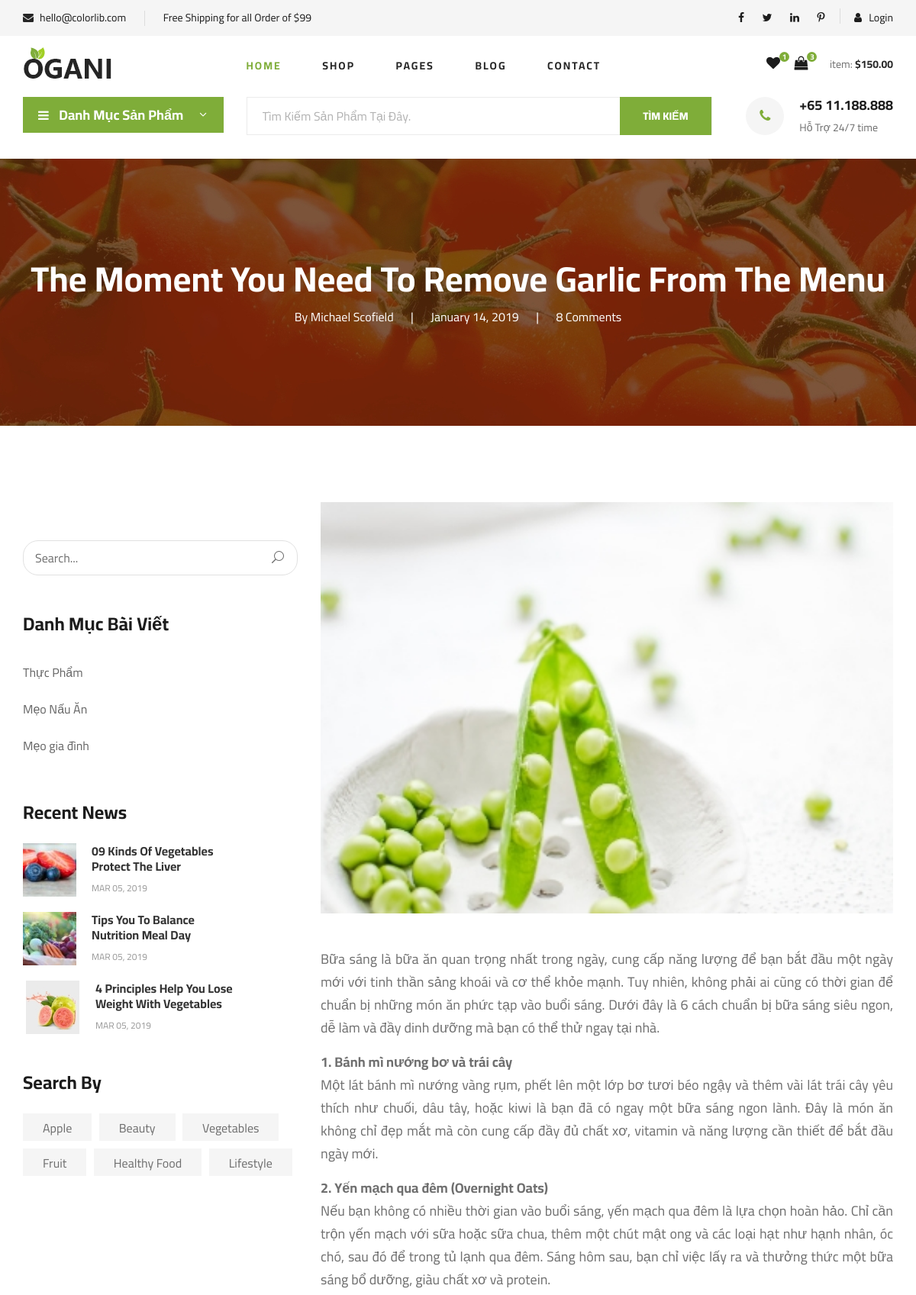
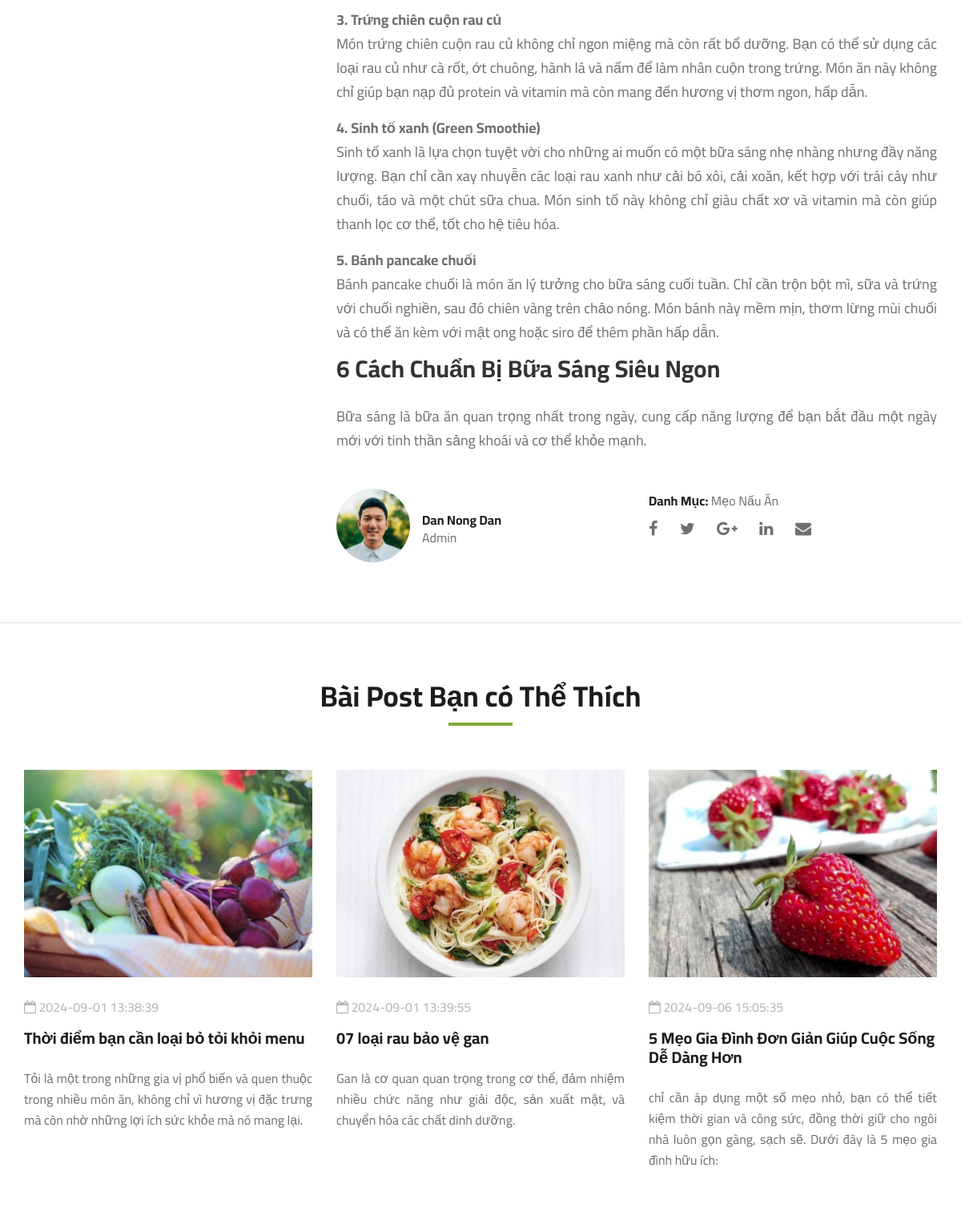
/?act=post-detail&id=2 (upper part), run on the app's committed database (2 pictures, top to bottom).
### tables this page shows
CREATE TABLE `category_post` (
  `id` int NOT NULL,
  `name` varchar(100) NOT NULL,
  `created_at` datetime NOT NULL DEFAULT CURRENT_TIMESTAMP,
  `updated_at` datetime NOT NULL DEFAULT CURRENT_TIMESTAMP
);

CREATE TABLE `posts` (
  `id` int NOT NULL,
  `title` varchar(255) NOT NULL,
  `content` text NOT NULL,
  `created_at` datetime NOT NULL DEFAULT CURRENT_TIMESTAMP,
  `updated_at` datetime NOT NULL DEFAULT CURRENT_TIMESTAMP,
  `image` varchar(300) NOT NULL,
  `author_id` int NOT NULL,
  `cate_id` int NOT NULL,
  `view_count` int NOT NULL DEFAULT '0',
  `excerpt` text NOT NULL
);

CREATE TABLE `authors` (
  `id` int NOT NULL,
  `name` varchar(255) NOT NULL,
  `avatar` varchar(255) NOT NULL,
  `created_at` datetime NOT NULL DEFAULT CURRENT_TIMESTAMP,
  `updated_at` datetime NOT NULL DEFAULT CURRENT_TIMESTAMP
);

### controllers/BlogController.php (called while the page is built, shortened)
<?php
function blogPostDetail($id)
{
    $category_post = listAll('category_post');
    $post = getPostById($id);
    $postRelated = PostRelated($id);
    require_once PATH_VIEW . 'layout/master.php';
}

### index.php (called while the page is built, shortened)
<?php
require_once "./common/model.php";
$act = $_GET['act'] ?? '/';
match ($act) {
    '/' => homeIndex(),
    'login'                 => showFormLogin(),
    'logout'                => logout(),
    'products'              => blogProductListAll(),
    'product-detail'        => blogProductDetail($_GET['id']),
    'category-product'      => blogByCategoriesProduct($_GET['id']),
    'blog-posts'            => blogPosts(),
    'post-detail'           => blogPostDetail($_GET['id']),
    'category-post'      => blogByCategoriesPost($_GET['id']),
    default                 => e404(),
};

### common/model.php (called while the page is built, shortened)
<?php
if (!function_exists('listAll')) {
    function listAll($tableName)
    {
        try {
            $sql = "SELECT * FROM $tableName";
            $stmt = $GLOBALS['conn']->prepare($sql);
            $stmt->execute();
            return $stmt->fetchAll();
        } catch (\Exception $e) {
            debug($e);
        }
    }
}

### models/Product-post.php (called while the page is built, shortened)
<?php
function getPostById($id)
{
    try {
        $sql = "
                SELECT
                        p.id                as p_id,
                        p.title             as p_title,
                        p.content           as p_content,
                        p.excerpt           as p_excerpt,
                        p.created_at        as p_created_at,
                        p.updated_at        as p_updated_at,
                        p.view_count        as p_view_count,
                        p.author_id         as p_author_id,
                        p.image             as p_image,
                        p.cate_id           as p_cate_id,
                        a.name              as a_name,
                        a.avatar            as a_avatar,
                        c.id                as c_id,
                        c.name              as c_name
                FROM posts as p
                INNER JOIN category_post   as c      ON c.id     = p.cate_id
                INNER JOIN authors   as a            ON a.id     = p.author_id
                WHERE
                        p.id = :id
                LIMIT 1
            ";
        $stmt = $GLOBALS['conn']->prepare($sql);
        $stmt->bindParam(':id', $id);
        $stmt->execute();
        return $stmt->fetch();
    } catch (\Exception $e) {
        debug($e);
    }
}
function PostRelated($id)
{
    try {
        $sql = "
            SELECT
                    p.id            as p_id,
                    p.title         as p_title,
                    p.excerpt       as p_excerpt,
                    p.author_id     as P_author_id,
                    P.cate_id       as p_cate_id,
                    p.image         as p_image,
                    p.created_at    as p_created_at,
                    p.updated_at    as p_updated_at,
                    p.view_count    as p_view_count,
                    a.name          as a_name,
                    a.avatar        as a_avatar,
                    c.id            as c_id,
                    c.name          as c_name
            FROM posts as p
            INNER JOIN category_post    as c       ON c.id     = p.cate_id
            INNER JOIN authors          as a       ON a.id     = p.author_id
            WHERE
                p.id <> :id
            LIMIT 3
        ";
        $stmt = $GLOBALS['conn']->prepare($sql);
        $stmt->bindParam(':id', $id);
        $stmt->execute();
        return $stmt->fetchAll();
    } catch (\Exception $e) {
        debug($e);
    }
}

### views/blog-post-detail.php (the view)
<section class="blog-details-hero set-bg" data-setbg="<?= BASE_URL ?>asset/client/img/blog/details/details-hero.jpg">
        <div class="container">
            <div class="row">
                <div class="col-lg-12">
                    <div class="blog__details__hero__text">
                        <h2>The Moment You Need To Remove Garlic From The Menu</h2>
                        <ul>
                            <li>By Michael Scofield</li>
                            <li>January 14, 2019</li>
                            <li>8 Comments</li>
                        </ul>
                    </div>
                </div>
            </div>
        </div>
    </section>
    <section class="blog-details spad">
        <div class="container">
            <div class="row">
                <div class="col-lg-4 col-md-5 order-md-1 order-2">
                    <div class="blog__sidebar">
                        <div class="blog__sidebar__search">
                            <form action="#">
                                <input type="text" placeholder="Search...">
                                <button type="submit"><span class="icon_search"></span></button>
                            </form>
                        </div>
                        <div class="blog__sidebar__item">
                            <h4>Danh Mục Bài Viết</h4>
                            <ul>
                                <?php foreach($category_post as $cate): ?>
                                <li><a href="<?= BASE_URL ?>?act=category-post&id=<?= $cate['id'] ?>"><?= $cate['name'] ?></a></li>
                                <?php endforeach; ?>
                            </ul>
                        </div>
                        <div class="blog__sidebar__item">
                            <h4>Recent News</h4>
                            <div class="blog__sidebar__recent">
                                <a href="#" class="blog__sidebar__recent__item">
                                    <div class="blog__sidebar__recent__item__pic">
                                        <img src="<?= BASE_URL ?>asset/client/img/blog/sidebar/sr-1.jpg" alt="">
                                    </div>
                                    <div class="blog__sidebar__recent__item__text">
                                        <h6>09 Kinds Of Vegetables<br /> Protect The Liver</h6>
                                        <span>MAR 05, 2019</span>
                                    </div>
                                </a>
                                <a href="#" class="blog__sidebar__recent__item">
                                    <div class="blog__sidebar__recent__item__pic">
                                        <img src="<?= BASE_URL ?>asset/client/img/blog/sidebar/sr-2.jpg" alt="">
                                    </div>
                                    <div class="blog__sidebar__recent__item__text">
                                        <h6>Tips You To Balance<br /> Nutrition Meal Day</h6>
                                        <span>MAR 05, 2019</span>
                                    </div>
                                </a>
                                <a href="#" class="blog__sidebar__recent__item">
                                    <div class="blog__sidebar__recent__item__pic">
                                        <img src="<?= BASE_URL ?>asset/client/img/blog/sidebar/sr-3.jpg" alt="">
                                    </div>
                                    <div class="blog__sidebar__recent__item__text">
                                        <h6>4 Principles Help You Lose <br />Weight With Vegetables</h6>
                                        <span>MAR 05, 2019</span>
                                    </div>
                                </a>
                            </div>
                        </div>
                        <div class="blog__sidebar__item">
                            <h4>Search By</h4>
                            <div class="blog__sidebar__item__tags">
                                <a href="#">Apple</a>
                                <a href="#">Beauty</a>
                                <a href="#">Vegetables</a>
                                <a href="#">Fruit</a>
                                <a href="#">Healthy Food</a>
                                <a href="#">Lifestyle</a>
                            </div>
                        </div>
                    </div>
                </div>
                <div class="col-lg-8 col-md-7 order-md-1 order-1">
                    <div class="blog__details__text">
                        <img src="<?= $post['p_image'] ?>" alt="">
                        <p><?= $post['p_content'] ?></p>
                        <h3><?= $post['p_title'] ?></h3>
                        <p><?= $post['p_excerpt'] ?></p>
                    </div>
                    <div class="blog__details__content">
                        <div class="row">
                            <div class="col-lg-6">
                                <div class="blog__details__author">
                                    <div class="blog__details__author__pic">
                                        <img src="<?= $post['a_avatar'] ?>" alt="">
                                    </div>
                                    <div class="blog__details__author__text">
                                        <h6><?= $post['a_name'] ?></h6>
                                        <span>Admin</span>
                                    </div>
                                </div>
                            </div>
                            <div class="col-lg-6">
                                <div class="blog__details__widget">
                                    <ul>
                                        <li><span>Danh Mục:</span> <?= $post['c_name'] ?></li>
                                    </ul>
                                    <div class="blog__details__social">
                                        <a href="#"><i class="fa fa-facebook"></i></a>
                                        <a href="#"><i class="fa fa-twitter"></i></a>
                                        <a href="#"><i class="fa fa-google-plus"></i></a>
                                        <a href="#"><i class="fa fa-linkedin"></i></a>
                                        <a href="#"><i class="fa fa-envelope"></i></a>
                                    </div>
                                </div>
                            </div>
                        </div>
                    </div>
                </div>
            </div>
        </div>
    </section>
    <section class="related-blog spad">
        <div class="container">
            <div class="row">
                <div class="col-lg-12">
                    <div class="section-title related-blog-title">
                        <h2>Bài Post Bạn có Thể Thích</h2>
                    </div>
                </div>
            </div>
            <div class="row">
                <?php foreach($postRelated as $post): ?>
                    <div class="col-lg-4 col-md-4 col-sm-6">
                    <div class="blog__item">
                        <div class="blog__item__pic">
                            <img src="<?= $post['p_image'] ?>" alt="">
                        </div>
                        <div class="blog__item__text">
                            <ul>
                                <li><i class="fa fa-calendar-o"></i> <?= $post['p_created_at'] ?></li>
                            </ul>
                            <h5><a href="<?= BASE_URL ?>?act=post-detail&id=<?= $post['p_id'] ?>"><?= $post['p_title'] ?></a></h5>
                            <p><?= $post['p_excerpt'] ?></p>
                        </div>
                    </div>
                </div>
                <?php endforeach; ?>
            </div>
        </div>
    </section>

### data on the page
category_post: name "Thực Phẩm"
category_post: name "Mẹo Nấu Ăn"
category_post: name "Mẹo gia đình"
posts: image (picture), content "Bữa sáng là bữa ăn quan trọng nhất trong ngày, cung cấp năng lượng để bạn bắt đầu một ngày mới với tinh thần sảng khoái và cơ thể khỏe mạnh. Tuy nhiên, không phải ai cũng có thời gian để chuẩn bị những món ăn phức tạp vào buổi sáng. Dưới đây là 6 cách chuẩn bị bữa sáng siêu ngon, dễ làm và đầy dinh dưỡng mà bạn có thể thử ngay tại nhà. 1. Bánh mì nướng bơ và trái cây Một lát bánh mì nướng vàng rụm, phết lên một lớp bơ tươi béo ngậy và thêm vài lát trái cây yêu thích như chuối, dâu tây, hoặc kiwi là bạn đã có ngay một bữa sáng ngon lành. Đây là món ăn không chỉ đẹp mắt mà còn cung cấp đầy đủ chất xơ, vitamin và năng lượng cần thiết để bắt đầu ngày mới. 2. Yến mạch qua đêm (Overnight Oats)…", title "6 Cách Chuẩn Bị Bữa Sáng Siêu Ngon", excerpt "Bữa sáng là bữa ăn quan trọng nhất trong ngày, cung cấp năng lượng để bạn bắt đầu một ngày mới với tinh thần sảng khoái và cơ thể khỏe mạnh.", author.avatar (picture), author.name "Dan Nong Dan", cate.name "Mẹo Nấu Ăn"
posts: image (picture), created_at "2024-09-01 13:38:39", title "Thời điểm bạn cần loại bỏ tỏi khỏi menu", excerpt "Tỏi là một trong những gia vị phổ biến và quen thuộc trong nhiều món ăn, không chỉ vì hương vị đặc trưng mà còn nhờ những lợi ích sức khỏe mà nó mang lại."
posts: image (picture), created_at "2024-09-01 13:39:55", title "07 loại rau bảo vệ gan", excerpt "Gan là cơ quan quan trọng trong cơ thể, đảm nhiệm nhiều chức năng như giải độc, sản xuất mật, và chuyển hóa các chất dinh dưỡng."
posts: image (picture), created_at "2024-09-06 15:05:35", title "5 Mẹo Gia Đình Đơn Giản Giúp Cuộc Sống Dễ Dàng Hơn", excerpt "chỉ cần áp dụng một số mẹo nhỏ, bạn có thể tiết kiệm thời gian và công sức, đồng thời giữ cho ngôi nhà luôn gọn gàng, sạch sẽ. Dưới đây là 5 mẹo gia đình hữu ích:"
